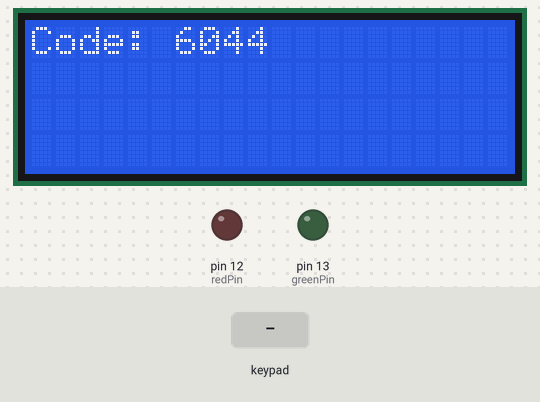
This sketch was run on a simulated Arduino Uno, built with avr-gcc and run on an emulated ATmega328P. On the bench: 20×4 character LCD, output pins drawn as LEDs (lit = HIGH). The inputs (shaded band) are chosen by the test bench. Random numbers use the default seed unless the sketch sets one.

Above: at 1.2 s.
1.3 s: keypad keys 9 8 7 6 pressed 0.4 s apart
At 3.4 s:
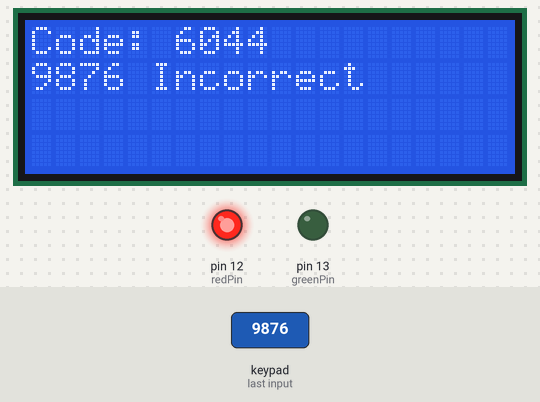
4.4 s: key '1' pressed
At 5.0 s:
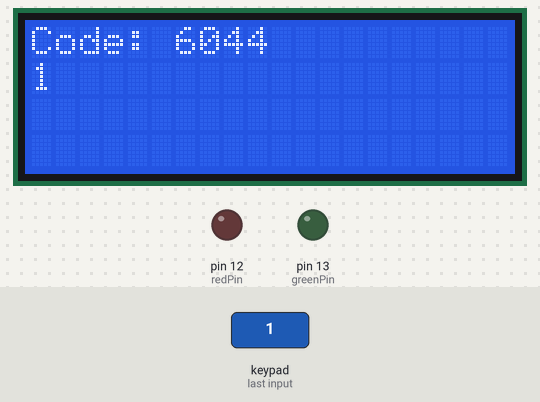
5.9 s: key '2' pressed
At 6.9 s:
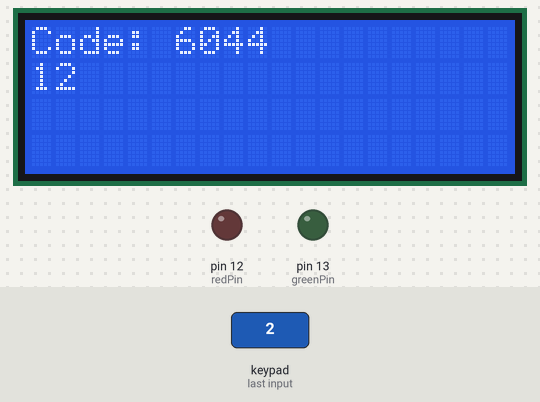
7.4 s: keypad keys 9 8 7 6 # pressed 0.4 s apart
At 10.0 s:
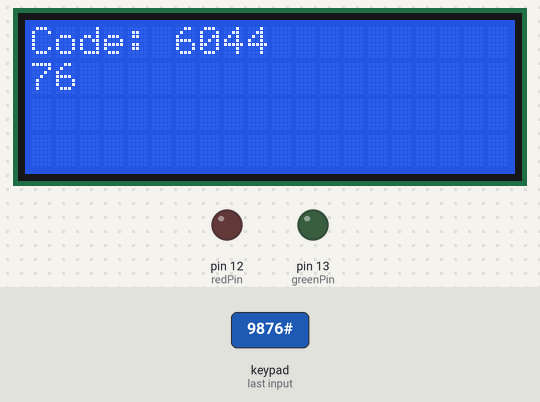
Timing chart, 0 to 11.5 s (numbered marks = the images above; inputs shaded):
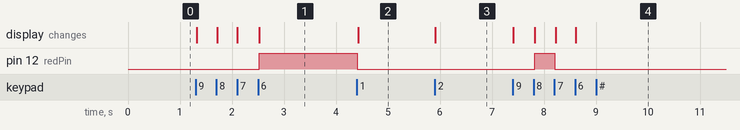

The sketch:

security.ino
```cpp
#include <LiquidCrystal_I2C.h>
#include <Keypad.h>

LiquidCrystal_I2C lcd(0x27, 20, 4);

const byte numKeyRows = 4;
const byte numKeyCols = 4;
char keys[numKeyRows][numKeyCols]{
  { '1', '2', '3', 'A' },
  { '4', '5', '6', 'B' },
  { '7', '8', '9', 'C' },
  { '*', '0', '#', 'D' }
};

const byte rowPins[] = { 9, 8, 7, 6 };
const byte colPins[] = { 5, 4, 3, 2 };
Keypad keypad = Keypad(makeKeymap(keys), rowPins, colPins, numKeyRows, numKeyCols);

const int redPin = 12;
const int greenPin = 13;

int answer;
int input = 0;
byte pressCount = 0;

void handleKeypress(char key) {
  switch (key) {
    case '0':
    case '1':
    case '2':
    case '3':
    case '4':
    case '5':
    case '6':
    case '7':
    case '8':
    case '9':
      if (pressCount == 0) {
        digitalWrite(redPin, LOW);
        digitalWrite(greenPin, LOW);
        lcd.setCursor(0, 1);
        lcd.print("                ");
      }
      input = input * 10 + key - '0';
      pressCount++;
      break;
  }
}

/* Zero-pads the number to the desired number of digits.
 * Be careful! If the number has more digits than numDigits, the
 * extra digits will be omitted from the output.
 *
 * We can get the nth digit of a number with this formula:
 *   digit = (number / (10^(n-1))) % 10
 * The division essentially digit-shifts (like bit-shifting, but
 * in base 10) the number n-1 places to the right, and the
 * modulus strips off any digits left of what we want. */
void printNumber(int number, byte numDigits) {
  long tens = 1;
  for (byte i = 0; i < numDigits - 1; i++) tens *= 10;

  for (; tens >= 1; tens /= 10) lcd.print((number / tens) % 10);
}

void setup() {
  randomSeed(analogRead(A1));
  answer = random(9999);

  pinMode(redPin, OUTPUT);
  pinMode(greenPin, OUTPUT);

  lcd.init();
  lcd.backlight();
  lcd.setCursor(0, 0);
  lcd.print("Code: ");
  printNumber(answer, 4);
}

void loop() {
  char key = keypad.waitForKey();
  handleKeypress(key);

  lcd.setCursor(0, 1);
  printNumber(input, pressCount);

  if (pressCount == 4) {
    if (input == answer) {
      lcd.print(" Correct");
      digitalWrite(greenPin, HIGH);
    } else {
      lcd.print(" Incorrect");
      digitalWrite(redPin, HIGH);
    }
    pressCount = 0;
    input = 0;
  }
}
```

Measured:
- after the input at 1.3 s, pin 12 (redPin): LOW → HIGH after 1.2 s; the display: first changes at once (image 1 shows a later state)
- after the input at 4.4 s, pin 12 (redPin): HIGH → LOW at once; the display: changes at once (image 2)
- after the input at 5.9 s, the display: changes at once (image 3)
- after the input at 7.4 s, pin 12 (redPin): LOW → HIGH after 0.42 s, → LOW 0.38 s later; the display: first changes at once (image 4 shows a later state)
